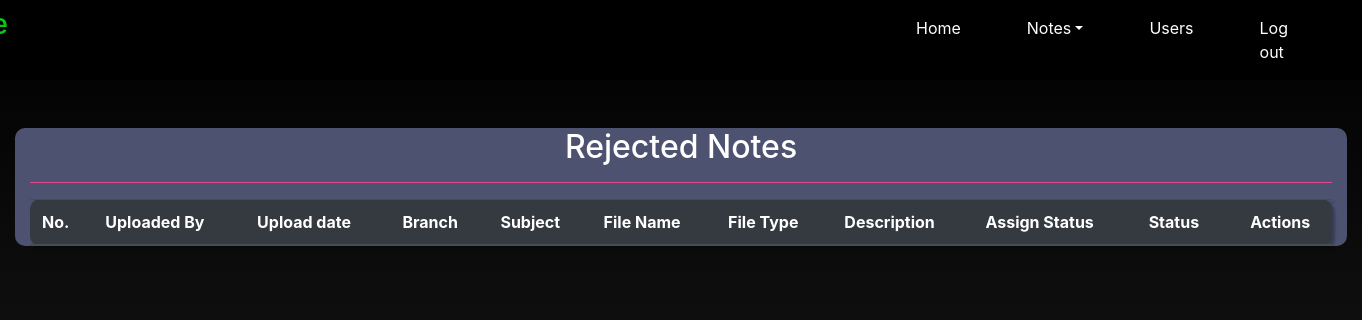
The page /rejected_notes (signed in) on the database as committed earlier.
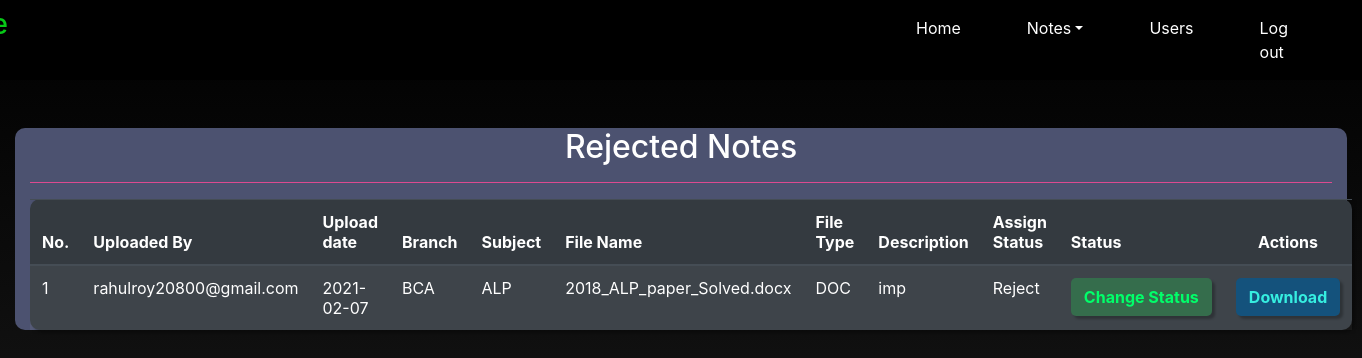
The same page on the database as committed later.
### notes/models.py (models this page shows, shortened)
class Notes(models.Model):
    user = models.ForeignKey(User,on_delete=models.CASCADE)
    uploadingdate = models.CharField(max_length=30)
    branch = models.CharField(max_length=13)
    subject = models.CharField(max_length=15)
    notesfile = models.FileField(max_length=100,null=True)
    filetype = models.CharField(max_length=30, null=True)
    description = models.CharField(max_length=200)
    status = models.CharField(max_length=10)

### notes/views.py (the view)
# urls.py: path('rejected_notes',rejected_notes,name='rejected_notes'),
def rejected_notes(request):
    if not request.user.is_authenticated:
        return redirect('login_admin')
    notes = Notes.objects.filter(status="Reject")
    d = {'notes': notes}
    return render(request, 'rejected_notes.html', d)

### notes/templates/rejected_notes.html (shortened to what this page needs)
{% extends 'admin_nav.html'%} {% block body %} {% load static %}
<link
  rel="stylesheet"
  href="https://cdnjs.cloudflare.com/ajax/libs/twitter-bootstrap/4.5.2/css/bootstrap.css"
/>
<link
  rel="stylesheet"
  href="https://cdn.datatables.net/1.10.23/css/dataTables.bootstrap4.min.css"
/>
<div class="col-12 mt-5">
  <div class="container1 col-12">
    <h2 class="text-white text-center">Rejected Notes</h2>
    <hr class="" style="background-color: #f652a0" />
    <table
      class="table table-dark table-striped table-hover"
      style="
        border-radius: 10px;
        filter: drop-shadow(3px 3px 1px rgba(0, 0, 0, 0.25));
      "
      id="example"
    >
      <thead>
        <tr>
          <th>No.</th>
          <th>Uploaded By</th>
          <th>Upload date</th>
          <th>Branch</th>
          <th>Subject</th>
          <th>File Name</th>
          <th>File Type</th>
          <th>Description</th>
          <th>Assign Status</th>
          <th>Status</th>
          <th style="text-align: center">Actions</th>
        </tr>
      </thead>
      {% for i in notes %}
      <tbody>
        <tr>
          <td>{{forloop.counter}}</td>
          <td>{{i.user.username}}</td>
          <td>{{i.uploadingdate}}</td>
          <td>{{i.branch}}</td>
          <td>{{i.subject}}</td>
          <td>{{i.notesfile}}</td>
          <td>{{i.filetype}}</td>
          <td>{{i.description}}</td>
          <td>{{i.status}}</td>
          <td>
            <a
              href="{% url 'assign_status' i.id %}"
              class="btn font-weight-bold"
              style="
                border-radius: 5px;
                width: 100%;
                background-color: #356d4c;
                color: #00ff6a;
                filter: drop-shadow(3px 3px 1px rgba(0, 0, 0, 0.25));
              "
              >Change&nbspStatus</a
            >
          </td>
          <td>
            <a
              href="{{i.notesfile.url}}"
              class="btn font-weight-bold"
              style="
                background-color: #14527c;
                color: #36eee0;
                border-radius: 5px;
                width: 100%;
                filter: drop-shadow(3px 3px 1px rgba(0, 0, 0, 0.25));
              "
              >Download</a
            >
          </td>
        </tr>
        {% endfor %}
      </tbody>
    </table>
  </div>
</div>
{% endblock %}

Rows that differ between the two databases and show on the page:
added Notes: user.username "rahulroy20800@gmail.com", uploadingdate "2021-02-07", branch "BCA", subject "ALP", notesfile "2018_ALP_paper_Solved.docx", filetype "DOC", description "imp", status "Reject"
